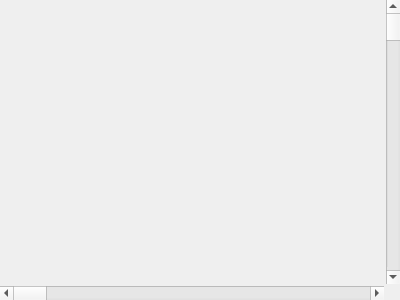
<?xml version="1.0" encoding="UTF-8"?>
<ui version="4.0">
 <class>GraphicsView</class>
 <widget class="QWidget" name="GraphicsView">
  <property name="geometry">
   <rect>
    <x>0</x>
    <y>0</y>
    <width>400</width>
    <height>300</height>
   </rect>
  </property>
  <property name="windowTitle">
   <string>Form</string>
  </property>
  <layout class="QGridLayout" name="gridLayout" rowstretch="1,0" columnstretch="1,0">
   <property name="leftMargin">
    <number>0</number>
   </property>
   <property name="topMargin">
    <number>0</number>
   </property>
   <property name="rightMargin">
    <number>0</number>
   </property>
   <property name="bottomMargin">
    <number>0</number>
   </property>
   <property name="spacing">
    <number>2</number>
   </property>
   <item row="0" column="0">
    <widget class="View" name="view" native="true"/>
   </item>
   <item row="0" column="1">
    <widget class="QScrollBar" name="verticalScrollBar">
     <property name="orientation">
      <enum>Qt::Vertical</enum>
     </property>
    </widget>
   </item>
   <item row="1" column="0">
    <widget class="QScrollBar" name="horizontalScrollBar">
     <property name="orientation">
      <enum>Qt::Horizontal</enum>
     </property>
    </widget>
   </item>
  </layout>
 </widget>
 <customwidgets>
  <customwidget>
   <class>View</class>
   <extends>QWidget</extends>
   <header location="global">view.h</header>
   <container>1</container>
  </customwidget>
 </customwidgets>
 <resources/>
 <connections/>
</ui>
